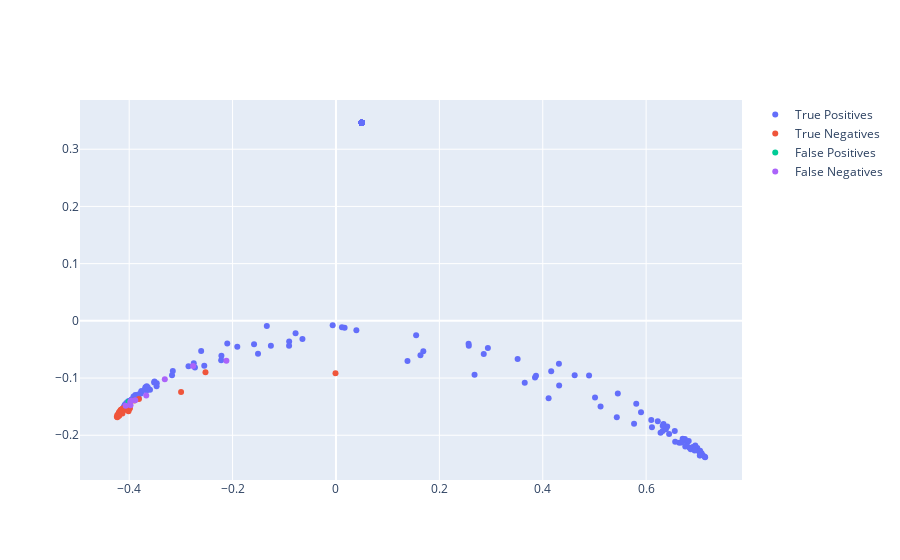

Notebook cell for this chart:
### Code cell
plot_features_siamese(data, feats, idxs, tns, tps, fns, fps)

### Figure 1 — Plotly figure (JSON) as saved in the notebook; plotly's stock layout.template omitted (floating-point values rounded to 4 significant figures; data arrays with more than 128 entries replaced by an {"elided": "..."} marker saying what was removed)
{"data": [{"mode": "markers", "name": "True Positives", "text": {"elided": "197 str values"}, "type": "scatter", "visible": true, "x": {"elided": "197 float values"}, "y": {"elided": "197 float values"}}, {"mode": "markers", "name": "True Negatives", "text": ["('jp2c1', 'jp2c0')", "('jp5c1', 'jp5c0')", "('jp5c2', 'jp5c0')", "('jp12c1', 'jp12c0')", "('jp21c1', 'jp21c0')", "('jp25c1', 'jp25c0')", "('jp28c1', 'jp28c0')", "('jp54c1', 'jp54c0')", "('jp55c1', 'jp55c0')", "('jp55c2', 'jp55c0')", "('jp55c3', 'jp55c0')", "('jp60c1', 'jp60c0')", "('jp64c2', 'jp64c0')", "('jp64c1', 'jp64c0')", "('jp64c3', 'jp64c0')", "('jp67c1', 'jp67c0')", "('jp74c1', 'jp74c0')", "('jp74c2', 'jp74c0')", "('jp76c1', 'jp76c0')", "('jp77c1', 'jp77c0')", "('jp79c1', 'jp79c0')", "('jp80c1', 'jp80c0')", "('jp81c2', 'jp81c0')", "('jp81c1', 'jp81c0')", "('jp91c1', 'jp91c0')", "('jp91c3', 'jp91c0')", "('jp91c2', 'jp91c0')", "('jp100c1', 'jp100c0')", "('jp100c2', 'jp100c0')", "('jp107c1', 'jp107c0')", "('jp130c1', 'jp130c0')", "('jp135c2', 'jp135c0')", "('jp135c1', 'jp135c0')", "('jp135c3', 'jp135c0')", "('jp139c1', 'jp139c0')", "('jp139c2', 'jp139c0')", "('jp140c2', 'jp140c0')", "('jp140c1', 'jp140c0')", "('jp142c4', 'jp142c0')", "('jp142c3', 'jp142c0')", "('jp142c2', 'jp142c0')", "('jp142c1', 'jp142c0')", "('jp148c2', 'jp148c0')", "('jp151c2', 'jp151c0')", "('jp151c1', 'jp151c0')", "('jp157c1', 'jp157c0')", "('jp157c3', 'jp157c0')", "('jp157c2', 'jp157c0')", "('jp165c1', 'jp165c0')", "('jp165c2', 'jp165c0')", "('jp166c1', 'jp166c0')"], "type": "scatter", "visible": true, "x": [-0.4151, -0.3811, -0.4096, -0.2524, -0.4239, -0.4229, -0.4144, -0.414, -0.4161, -0.4162, -0.4198, -0.4052, -0.4131, -0.4189, -0.423, -0.4102, -0.4161, -0.4169, -0.39, -0.3987, -0.0009031, -0.4191, -0.4198, -0.4034, -0.4027, -0.4154, -0.4099, -0.4177, -0.4194, -0.4215, -0.4085, -0.4147, -0.2996, -0.4203, -0.4113, -0.4145, -0.4147, -0.3993, -0.4168, -0.4129, -0.4139, -0.4073, -0.408, -0.4149, -0.4187, -0.4128, -0.4133, -0.4156, -0.4013, -0.4131, -0.4199], "y": [-0.1571, -0.1367, -0.1555, -0.08965, -0.1676, -0.1685, -0.1562, -0.1548, -0.1618, -0.1565, -0.1613, -0.1502, -0.1587, -0.163, -0.1646, -0.1527, -0.1572, -0.1603, -0.1393, -0.1524, -0.09179, -0.1595, -0.1658, -0.1491, -0.1512, -0.1555, -0.1549, -0.1587, -0.1603, -0.1645, -0.1551, -0.1557, -0.1243, -0.162, -0.1542, -0.1563, -0.1573, -0.1536, -0.1563, -0.1555, -0.1575, -0.1534, -0.1505, -0.1606, -0.16, -0.1559, -0.1536, -0.1596, -0.1578, -0.162, -0.1659]}, {"mode": "markers", "name": "False Positives", "text": ["('jp148c1', 'jp148c0')"], "type": "scatter", "visible": true, "x": [-0.4014], "y": [-0.1415]}, {"mode": "markers", "name": "False Negatives", "text": ["('jp5c2', 'jp5c1')", "('jp165c2', 'jp165c1')", "('jp186c3', 'jp186c1')", "('jp186c2', 'jp186c1')", "('jp186c4', 'jp186c2')", "('jp186c4', 'jp186c1')", "('jp186c4', 'jp186c5')", "('jp189c2', 'jp189c5')", "('jp192c2', 'jp192c4')"], "type": "scatter", "x": [-0.367, -0.3974, -0.398, -0.3883, -0.3963, -0.4068, -0.3311, -0.2119, -0.2764], "y": [-0.1303, -0.1475, -0.1414, -0.1389, -0.1398, -0.1486, -0.1021, -0.06967, -0.07882]}], "layout": {"autosize": true, "xaxis": {"autorange": true, "range": [-0.4937, 0.784], "type": "linear"}, "yaxis": {"autorange": true, "range": [-0.2813, 0.3891], "type": "linear"}}}
